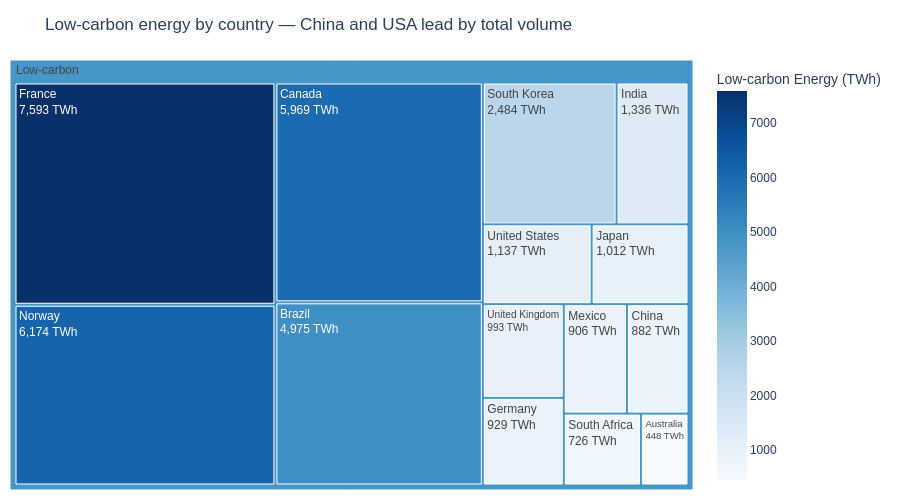
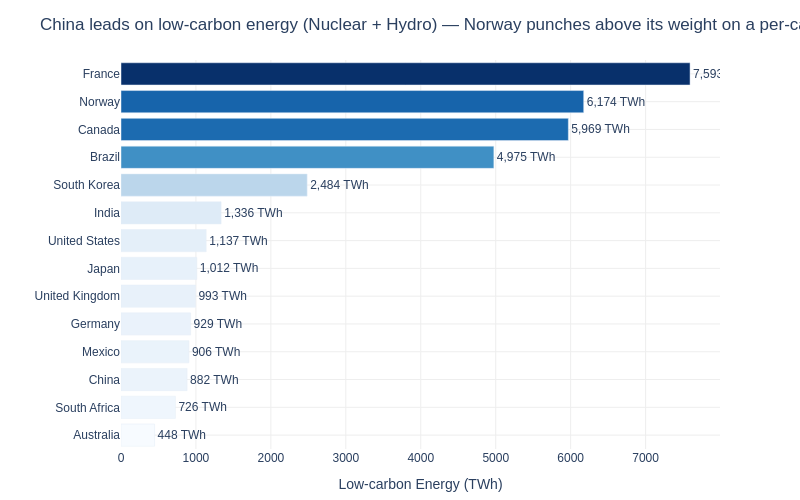

Notebook cell for these charts, in order:
### Markdown cell above
## Task 3 — Treemap vs bar: low-carbon energy by country

**What to build:** Build **both** a treemap and a horizontal bar chart showing total low-carbon TWh (Nuclear + Hydro) per country. Then answer the question in a markdown cell below.

**Requirements:**
- Filter to `Source_Type == 'Low-carbon'` and aggregate TWh by country
- Treemap: single-level `path=['All', 'Country']` with a dummy root node labelled `'Low-carbon'`
- Bar chart: sorted by TWh, horizontal orientation, CVD-safe colour
- Both charts show TWh values, not percentages
- Insight title on the bar chart naming the leading country

### Code cell
# Task 3 — Treemap vs bar: low-carbon energy by country

# ── Data prep ─────────────────────────────────────────────────────────────────
low_carbon = (
    df.loc[df['Source_Type'] == 'Low-carbon']
    .groupby('Country')['TWh']
    .sum()
    .reset_index()
    .sort_values('TWh')            # ascending — bar chart reads bottom-to-top
)

low_carbon['All'] = 'Low-carbon'  # dummy root node with a meaningful label

# ── Treemap ───────────────────────────────────────────────────────────────────
fig_tree = px.treemap(
    low_carbon,
    path=['All', 'Country'],
    values='TWh',
    color='TWh',
    color_continuous_scale='Blues',
    title='Low-carbon energy by country — China and USA lead by total volume',
    labels={'TWh': 'Low-carbon Energy (TWh)'},
    height=500, width=900
)
fig_tree.update_traces(
    texttemplate='%{label}<br>%{value:,.0f} TWh',
    hovertemplate='<b>%{label}</b><br>%{value:,.0f} TWh<extra></extra>',
    root_color='white',
)
fig_tree.update_layout(
    font=dict(family='Arial', size=12),
    margin=dict(l=10, r=10, t=60, b=10),
    paper_bgcolor='white',
)
fig_tree.show()

# ── Bar chart ─────────────────────────────────────────────────────────────────
fig_bar = px.bar(
    low_carbon,
    x='TWh',
    y='Country',
    orientation='h',
    color='TWh',
    color_continuous_scale='Blues',
    title='China leads on low-carbon energy (Nuclear + Hydro) — Norway punches above its weight on a per-capita basis',
    labels={'TWh': 'Low-carbon Energy (TWh)', 'Country': ''},
    height=500, width=800
)
fig_bar.update_traces(
    texttemplate='%{x:,.0f} TWh',
    textposition='outside',
)
fig_bar.update_layout(
    plot_bgcolor='white',
    paper_bgcolor='white',
    font=dict(family='Arial', size=12),
    coloraxis_showscale=False,
    margin=dict(l=10, r=80, t=60, b=10),
)
fig_bar.update_xaxes(gridcolor='#EEEEEE')
fig_bar.update_yaxes(gridcolor='#EEEEEE')
fig_bar.show()

### Figure 1 — Plotly figure (JSON) as saved in the notebook; plotly's stock layout.template omitted (floating-point values rounded to 4 significant figures)
{"data": [{"branchvalues": "total", "customdata": [[448.0], [726.0], [882.0], [906.0], [929.0], [993.0], [1012.0], [1137.0], [1336.0], [2484.0], [4975.0], [5969.0], [6174.0], [7593.0], [4797.0]], "domain": {"x": [0, 1], "y": [0, 1]}, "hovertemplate": "<b>%{label}</b><br>%{value:,.0f} TWh<extra></extra>", "ids": ["Low-carbon/Australia", "Low-carbon/South Africa", "Low-carbon/China", "Low-carbon/Mexico", "Low-carbon/Germany", "Low-carbon/United Kingdom", "Low-carbon/Japan", "Low-carbon/United States", "Low-carbon/India", "Low-carbon/South Korea", "Low-carbon/Brazil", "Low-carbon/Canada", "Low-carbon/Norway", "Low-carbon/France", "Low-carbon"], "labels": ["Australia", "South Africa", "China", "Mexico", "Germany", "United Kingdom", "Japan", "United States", "India", "South Korea", "Brazil", "Canada", "Norway", "France", "Low-carbon"], "marker": {"coloraxis": "coloraxis", "colors": [448.0, 726.0, 882.0, 906.0, 929.0, 993.0, 1012.0, 1137.0, 1336.0, 2484.0, 4975.0, 5969.0, 6174.0, 7593.0, 4797.0]}, "name": "", "parents": ["Low-carbon", "Low-carbon", "Low-carbon", "Low-carbon", "Low-carbon", "Low-carbon", "Low-carbon", "Low-carbon", "Low-carbon", "Low-carbon", "Low-carbon", "Low-carbon", "Low-carbon", "Low-carbon", ""], "root": {"color": "white"}, "texttemplate": "%{label}<br>%{value:,.0f} TWh", "type": "treemap", "values": [448.0, 726.0, 882.0, 906.0, 929.0, 993.0, 1012.0, 1137.0, 1336.0, 2484.0, 4975.0, 5969.0, 6174.0, 7593.0, 35560.0]}], "layout": {"coloraxis": {"colorbar": {"title": {"text": "Low-carbon Energy (TWh)"}}, "colorscale": [[0, "rgb(247,251,255)"], [0.125, "rgb(222,235,247)"], [0.25, "rgb(198,219,239)"], [0.375, "rgb(158,202,225)"], [0.5, "rgb(107,174,214)"], [0.625, "rgb(66,146,198)"], [0.75, "rgb(33,113,181)"], [0.875, "rgb(8,81,156)"], [1, "rgb(8,48,107)"]]}, "font": {"family": "Arial", "size": 12}, "height": 500, "legend": {"tracegroupgap": 0}, "margin": {"b": 10, "l": 10, "r": 10, "t": 60}, "paper_bgcolor": "white", "title": {"text": "Low-carbon energy by country — China and USA lead by total volume"}, "width": 900}}

### Figure 2 — Plotly figure (JSON) as saved in the notebook; plotly's stock layout.template omitted (floating-point values rounded to 4 significant figures)
{"data": [{"hovertemplate": "Low-carbon Energy (TWh)=%{marker.color}<br>=%{y}<extra></extra>", "legendgroup": "", "marker": {"color": [448.0, 726.0, 882.0, 906.0, 929.0, 993.0, 1012.0, 1137.0, 1336.0, 2484.0, 4975.0, 5969.0, 6174.0, 7593.0], "coloraxis": "coloraxis", "pattern": {"shape": ""}}, "name": "", "orientation": "h", "showlegend": false, "textposition": "outside", "texttemplate": "%{x:,.0f} TWh", "type": "bar", "x": [448.0, 726.0, 882.0, 906.0, 929.0, 993.0, 1012.0, 1137.0, 1336.0, 2484.0, 4975.0, 5969.0, 6174.0, 7593.0], "xaxis": "x", "y": ["Australia", "South Africa", "China", "Mexico", "Germany", "United Kingdom", "Japan", "United States", "India", "South Korea", "Brazil", "Canada", "Norway", "France"], "yaxis": "y"}], "layout": {"barmode": "relative", "coloraxis": {"colorbar": {"title": {"text": "Low-carbon Energy (TWh)"}}, "colorscale": [[0, "rgb(247,251,255)"], [0.125, "rgb(222,235,247)"], [0.25, "rgb(198,219,239)"], [0.375, "rgb(158,202,225)"], [0.5, "rgb(107,174,214)"], [0.625, "rgb(66,146,198)"], [0.75, "rgb(33,113,181)"], [0.875, "rgb(8,81,156)"], [1, "rgb(8,48,107)"]], "showscale": false}, "font": {"family": "Arial", "size": 12}, "height": 500, "legend": {"tracegroupgap": 0}, "margin": {"b": 10, "l": 10, "r": 80, "t": 60}, "paper_bgcolor": "white", "plot_bgcolor": "white", "title": {"text": "China leads on low-carbon energy (Nuclear + Hydro) — Norway punches above its weight on a per-capita basis"}, "width": 800, "xaxis": {"anchor": "y", "domain": [0, 1], "gridcolor": "#EEEEEE", "title": {"text": "Low-carbon Energy (TWh)"}}, "yaxis": {"anchor": "x", "domain": [0, 1], "gridcolor": "#EEEEEE", "title": {"text": ""}}}}
